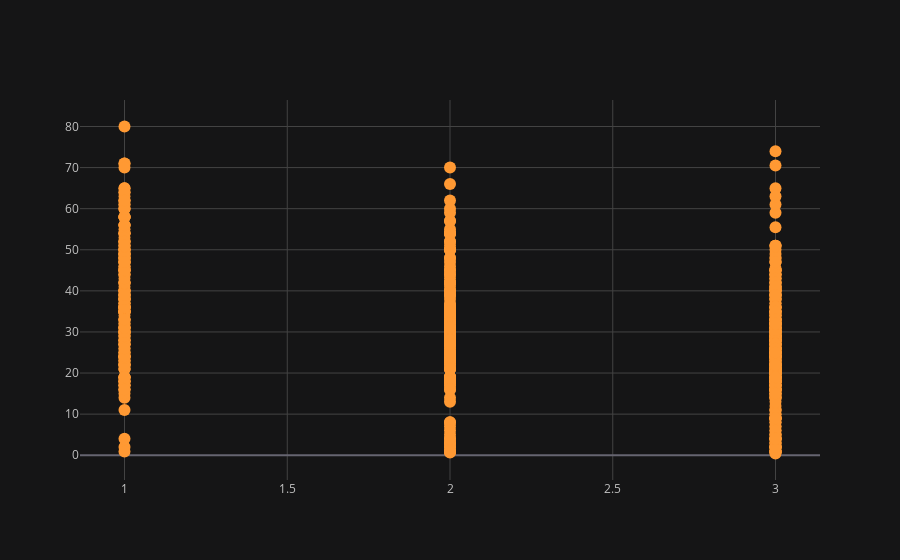

Write notebook code for a chart like this one.
### Code cell
df2.iplot(y='age',x='pclass',mode='markers')

### Figure 1 — Plotly figure (JSON) as saved in the notebook; plotly's stock layout.template omitted (floating-point values rounded to 4 significant figures; data arrays with more than 128 entries replaced by an {"elided": "..."} marker saying what was removed)
{"data": [{"line": {"color": "rgba(255, 153, 51, 1.0)", "dash": "solid", "shape": "linear", "width": 1.3}, "marker": {"size": 12, "symbol": "circle"}, "mode": "markers", "name": "age", "text": "", "type": "scatter", "x": {"elided": "891 int values"}, "y": {"elided": "891 mixed values"}}], "layout": {"legend": {"bgcolor": "#151516", "font": {"color": "#D9D9D9"}}, "paper_bgcolor": "#151516", "plot_bgcolor": "#151516", "title": {"font": {"color": "#D9D9D9"}}, "xaxis": {"gridcolor": "#434343", "showgrid": true, "tickfont": {"color": "#C2C2C2"}, "title": {"font": {"color": "#D9D9D9"}, "text": ""}, "zerolinecolor": "#666570"}, "yaxis": {"gridcolor": "#434343", "showgrid": true, "tickfont": {"color": "#C2C2C2"}, "title": {"font": {"color": "#D9D9D9"}, "text": ""}, "zerolinecolor": "#666570"}}}
